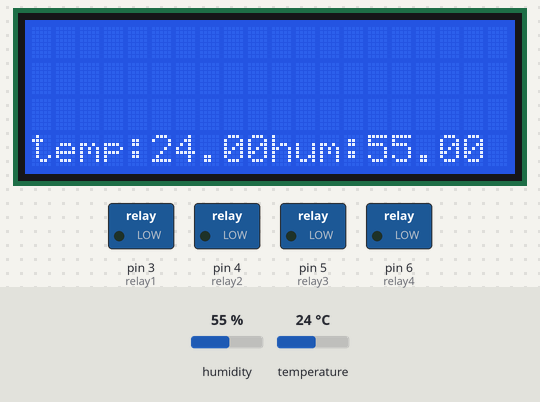
Simulated run of this sketch. Board: Arduino Uno, built with avr-gcc and run on an emulated ATmega328P. Parts: 20×4 character LCD, switched loads named in the sketch (green lamp = pin HIGH). The test bench sets the inputs (shaded band); at power-on: temperature 24 °C, humidity 55 %. The local clock reads 2024-03-15 10:24:30 at power-on unless the sketch sets it; what the sketch prints to the serial monitor is not drawn.

Above: at 5.7 s.
5.8 s: temperature set to 0 °C
At 10.0 s:
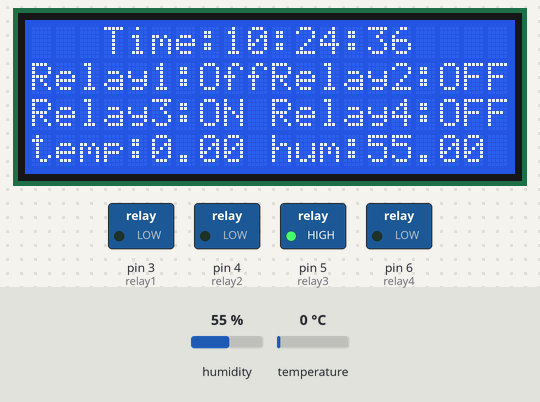
16.1 s: temperature set to 12 °C
At 20.3 s:
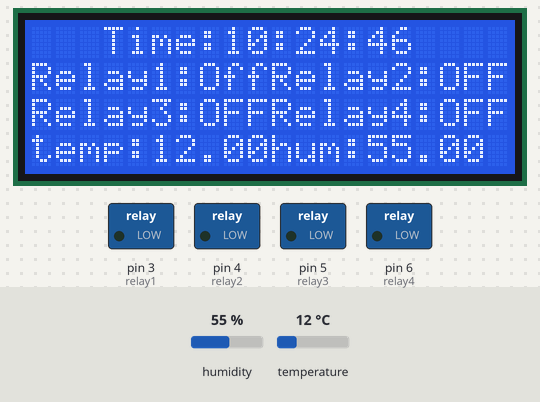
26.4 s: temperature set to 0 °C
At 30.7 s:
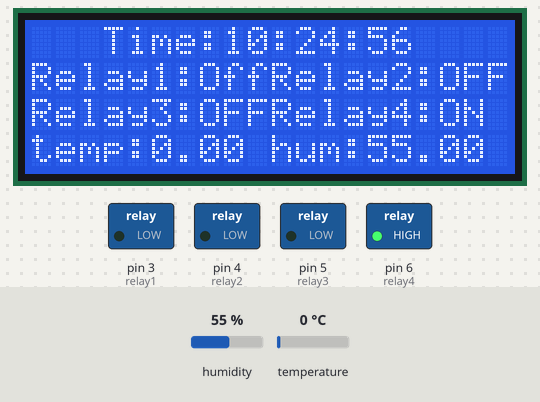
36.6 s: temperature set to 19 °C
At 40.9 s:
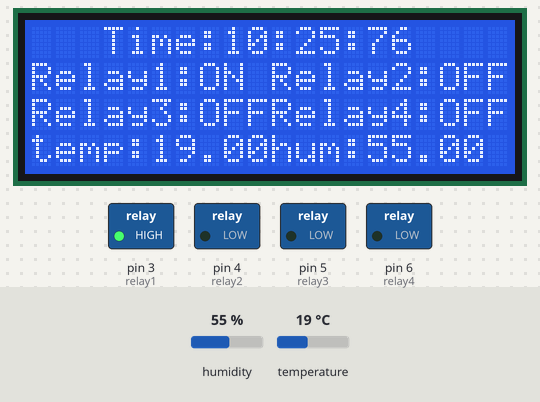
46.7 s: temperature set to 0 °C
At 51.3 s:
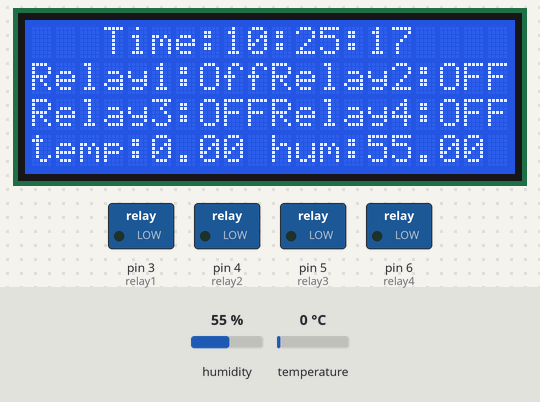
56.9 s: temperature set to 28 °C
At 61.6 s:
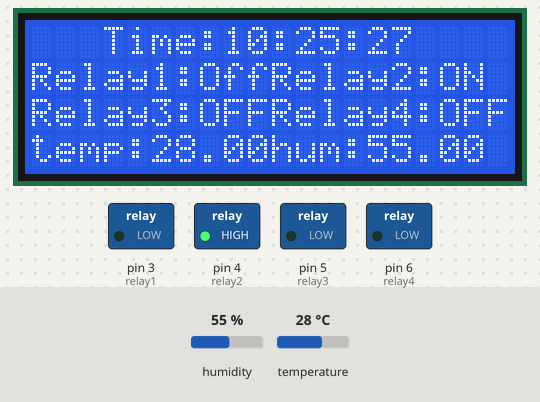
Timing chart, 0 to 67.1 s (numbered marks = the images above; inputs shaded):
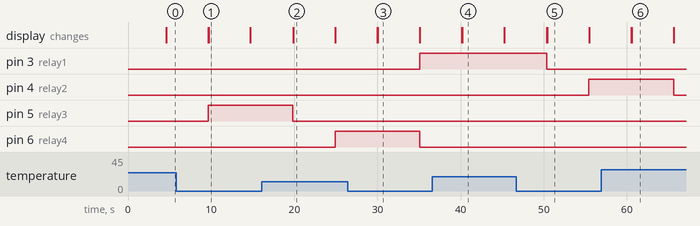

Measured:
- after the input at 5.8 s, the display: first differs from a run without the input after 3.9 s (image 1)
- after the input at 16.1 s, the display: first differs from a run without the input after 3.8 s (image 2)
- after the input at 26.4 s, the display: first differs from a run without the input after 3.6 s (image 3)
- after the input at 36.6 s, the display: first differs from a run without the input after 3.6 s (image 4)
- after the input at 46.7 s, the display: first differs from a run without the input after 3.7 s (image 5)
- after the input at 56.9 s, the display: first differs from a run without the input after 3.7 s (image 6)
- what the display in image 1 shows lasts 5.0 s, from 9.7 s to 14.7 s

The sketch:

sketch.ino
```cpp
#include "RTClib.h"
#include "DHT.h"

#define DHTPIN 8
#define DHTTYPE DHT22

DHT dht(DHTPIN, DHTTYPE);

#include <LiquidCrystal_I2C.h>
#define I2C_ADDR    0x27
#define LCD_COLUMNS 20
#define LCD_LINES   4


LiquidCrystal_I2C lcd(I2C_ADDR, LCD_COLUMNS, LCD_LINES);
String data;
int relay1=3;
int relay2=4;
int relay3=5;
int relay4=6;
RTC_DS1307 rtc;
char daysOfTheWeek[7][12] = {"Sunday", "Monday", "Tuesday", "Wednesday", "Thursday", "Friday", "Saturday"};
void setup()
   { {
  Serial.begin(115200);
  Serial.println(F("DHT22 example!"));

  dht.begin();
    }
{
  Serial.begin(115200);
   lcd.init();
  lcd.backlight();
  lcd.setCursor(3,0);
  lcd.print("welcome to");
  lcd.setCursor(2,1);
  lcd.print("SMART FARMING");
  delay(4000);
  pinMode(relay1, OUTPUT);
  pinMode(relay2, OUTPUT);
  pinMode(relay3, OUTPUT);
  pinMode(relay4, OUTPUT);
  Serial.println("welcome to my project");
  delay(500);
  if (! rtc.begin()) {
    Serial.println("Couldn't find RTC");
    Serial.flush();
    abort();
  }
  lcd.clear();

}
   }


void loop () {
   {
  float temperature = dht.readTemperature();
  float humidity = dht.readHumidity();

  // Check if any reads failed and exit early (to try again).
  if (isnan(temperature) || isnan(humidity)) {
    Serial.println(F("Failed to read from DHT sensor!"));
    return;
  }

  Serial.print(F("Humidity: "));
  Serial.print(humidity);
  Serial.print(F("%  Temperature: "));
  Serial.print(temperature);
  Serial.println(F("°C "));
  lcd.setCursor(0,3);
    lcd.print("temp:");
    lcd.println(temperature);
    lcd.setCursor(10,3);
    lcd.print("hum:");
    lcd.println(humidity);
  delay(2000);
}


  DateTime now = rtc.now();

  Serial.print("Current time: ");
  Serial.print(now.year(), DEC);
  Serial.print('/');
  Serial.print(now.month(), DEC);
  Serial.print('/');
  Serial.print(now.day(), DEC);
  Serial.print(" (");
  Serial.print(daysOfTheWeek[now.dayOfTheWeek()]);
  Serial.print(") ");
  Serial.print(now.hour(), DEC);
  Serial.print(':');
  Serial.print(now.minute(), DEC);
  Serial.print(':');
  Serial.print(now.second(), DEC);
  Serial.println();
  Serial.println();
  delay(3000);
  lcd.setCursor(3,0);
  lcd.print("Time:");
  lcd.print(now.hour(), DEC);
  lcd.print(':');
  lcd.print(now.minute(), DEC);
  lcd.print(':');
  lcd.print(now.second(), DEC);


  if((now.second()> 1) && (now.second()<15))
  {
  lcd.setCursor(0,1);
  lcd.print("Relay1:ON ");

   Serial.println("relay1 is on");
   digitalWrite(relay1, HIGH);
  }
  else{
    lcd.setCursor(0,1);
    lcd.print("Relay1:Off");
    digitalWrite(relay1,LOW);
  }

   if((now.second()> 20) && (now.second()<30))
  {
  lcd.setCursor(10,1);
  lcd.print("Relay2:ON ");
   Serial.println("relay2 is on");
   digitalWrite(relay2, HIGH);
  }
  else{
   lcd.setCursor(10,1);
  lcd.print("Relay2:OFF");
  digitalWrite(relay2,LOW);
  }
  if((now.second()> 35) && (now.second()<45))
  {
   lcd.setCursor(0,2);
  lcd.print("Relay3:ON ");
   Serial.println("relay3 is on");
   digitalWrite(relay3, HIGH);
  }
  else{
    lcd.setCursor(0,2);
  lcd.print("Relay3:OFF");
  digitalWrite(relay3,LOW);
  }
   if((now.second()> 50) && (now.second()<59))
  {
    lcd.setCursor(10,2);
  lcd.print("Relay4:ON ");
   Serial.println("relay4 is on");
   digitalWrite(relay4, HIGH);
  }
  else{
    lcd.setCursor(10,2);
  lcd.print("Relay4:OFF");
  digitalWrite(relay4,LOW);
  }


}
```
